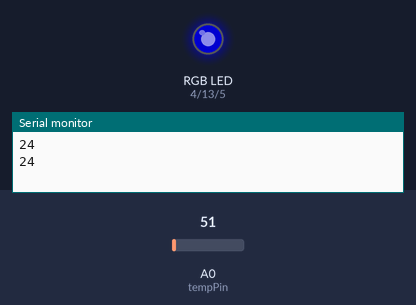
The sketch below on a simulated Arduino Uno, built with avr-gcc and run on an emulated ATmega328P. Parts: an RGB LED mixed from three pins (HIGH = lit), the last lines printed to the serial monitor. The test bench sets the inputs (shaded band); at power-on: A0 (tempPin) = 51. Dim RGB values are drawn brighter than linear.

Above: at 1.8 s.
1.9 s: A0 (tempPin) set to 71
At 3.2 s:
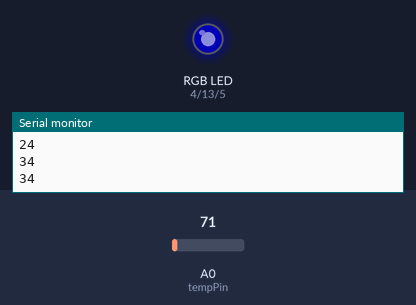
3.5 s: A0 (tempPin) set to 30
At 4.8 s:
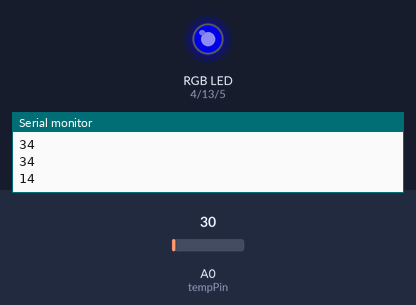
5.5 s: A0 (tempPin) set to 15
At 6.3 s:
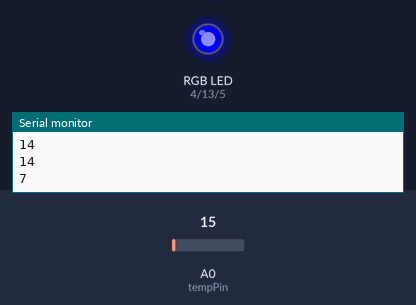
7.5 s: A0 (tempPin) set to 112
At 9.1 s:
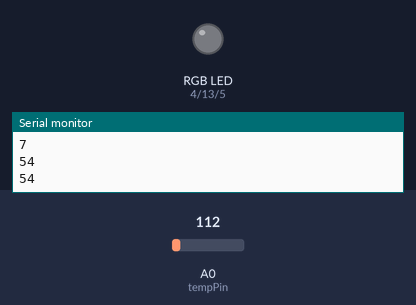
9.5 s: A0 (tempPin) set to 163
At 10.6 s:
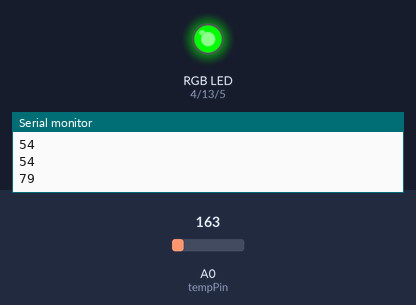
Timing chart, 0 to 12.5 s (numbered marks = the images above; inputs shaded):
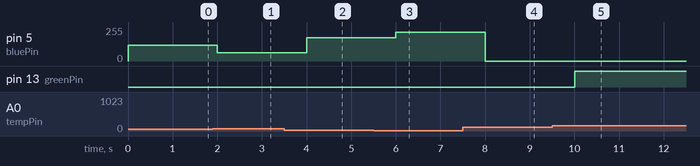

The sketch:

test.ino
```cpp
float tempC;
int tempPin = A0;
int redPin= 4;
int greenPin= 13;
int bluePin= 5;

int blueTemp= 0; int greenTemp= 0; int redTemp= 0;

void setup()
{
Serial.begin(9600); //opens serial port, sets data rate to 9600 bps
}

void loop()
{
tempC = analogRead(tempPin);           //read the value from the sensor
tempC = (5.0 * tempC * 100.0)/1024.0;  //convert the analog data to temperature
Serial.println((byte)tempC);             //send the data to the computer

if(tempC<0){ // stays on blue
analogWrite(bluePin, 255);}
else if(tempC>0&&tempC<=45){
blueTemp= map(tempC, 0, 45, 255, 0);
analogWrite(bluePin, blueTemp);}
else if(tempC>37){
analogWrite(bluePin, 0);}

if(tempC<75){ // changes to green
analogWrite(greenPin, 0);}
else if(tempC>75&&tempC<=75){
greenTemp = map(tempC, 75, 80, 1, 254);
analogWrite(greenPin, greenTemp);}
else if(tempC>76&&tempC<=80){
greenTemp = map(tempC, 80, 86, 255, 0);
analogWrite(greenPin, greenTemp);}
else if(tempC>80){
analogWrite(greenPin, 0);}

if(tempC<140){  // Changes to red
analogWrite(redPin, 0);}
else if(tempC>=150){
redTemp= map(tempC, 150, 149, 1, 255);
analogWrite(redPin, redTemp);}
else if(tempC>150){
analogWrite(redPin, 255);}

delay(1000);                           //wait 1000 ms before sending new data
}
```

Measured:
- after the input at 1.9 s, pin 5 (bluePin): 119/255 → 63/255 after 0.10 s
- after the input at 3.5 s, pin 5 (bluePin): 63/255 → 176/255 after 0.50 s
- after the input at 5.5 s, pin 5 (bluePin): 176/255 → 216/255 after 0.50 s
- after the input at 7.5 s, pin 5 (bluePin): 216/255 → 0/255 after 0.50 s
- after the input at 9.5 s, pin 13 (greenPin): LOW → HIGH after 0.50 s
